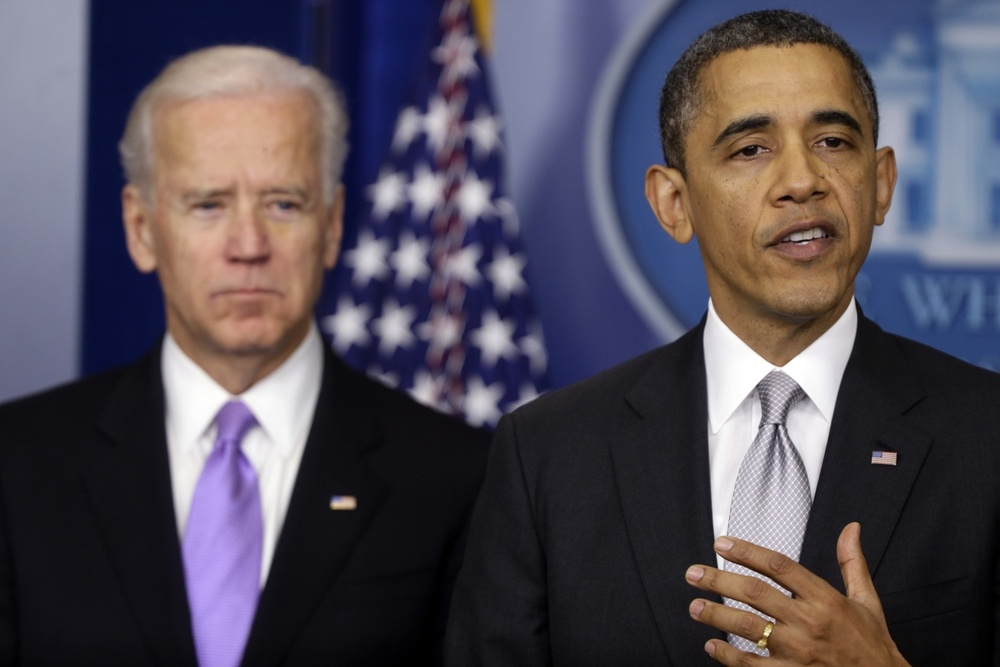
#> input picture face-detection/images/joe.jpeg, 1000 x 667 px, shrunk from 1296 x 864 before the run
$ python detect_faces.py --face haarcascade_frontalface_default.xml --image images/joe.jpeg
#> lines starting #> are read from the running program, lines starting #| are printed output that depends on the picture
### face-detection/facedetector.py
import cv2


class FaceDetector:

    def __init__(self, faceCascadePath):
        """
        This classifier is serialized as an XML file. Making a call to cv2.CascadeClassifier will deserialize the classifier, load it into memory, and allow him to detect faces in images.
        params
        -------
        faceCascadePath - the path to where his cascade
                classifier lives
        """
        self.faceCascade = cv2.CascadeClassifier(faceCascadePath)

    def detect(self, image, scaleFactor=1.1, minNeighbors=5, minSize=(30, 30)):
        """
        Find faces function
        params
        -------
		Scalefactor: How much the image size is reduced at each image scale.
		minNeighbors: How many neighbors each window should have for the area in the window to be considered a face.
		minSize: A tuple of width and height (in pixels) indicating the minimum size of the window.

		Returns
		---------
		tuples containing the bounding boxes of the faces in the image.
		"""
		#Detecting the actual faces in the image
        rects = self.faceCascade.detectMultiScale(
            image, scaleFactor=scaleFactor, minNeighbors=minNeighbors, minSize=minSize, flags=cv2.CASCADE_SCALE_IMAGE)

        return rects

### face-detection/detect_faces.py
from __future__ import print_function
from facedetector import FaceDetector
import argparse
import cv2

# command line arguments
ap = argparse.ArgumentParser()
ap.add_argument("-f", "--face", required=True,
                help="Path to where the face cascade resides")
ap.add_argument("-i", "--image", required=True,
                help="path to where the image file resides")
args = vars(ap.parse_args())

image = cv2.imread(args['image'])
#> image is the input picture: shape (667, 1000, 3); mean B, G, R 87.3, 76.2, 82.7
gray = cv2.cvtColor(image, cv2.cv2.COLOR_BGR2GRAY)
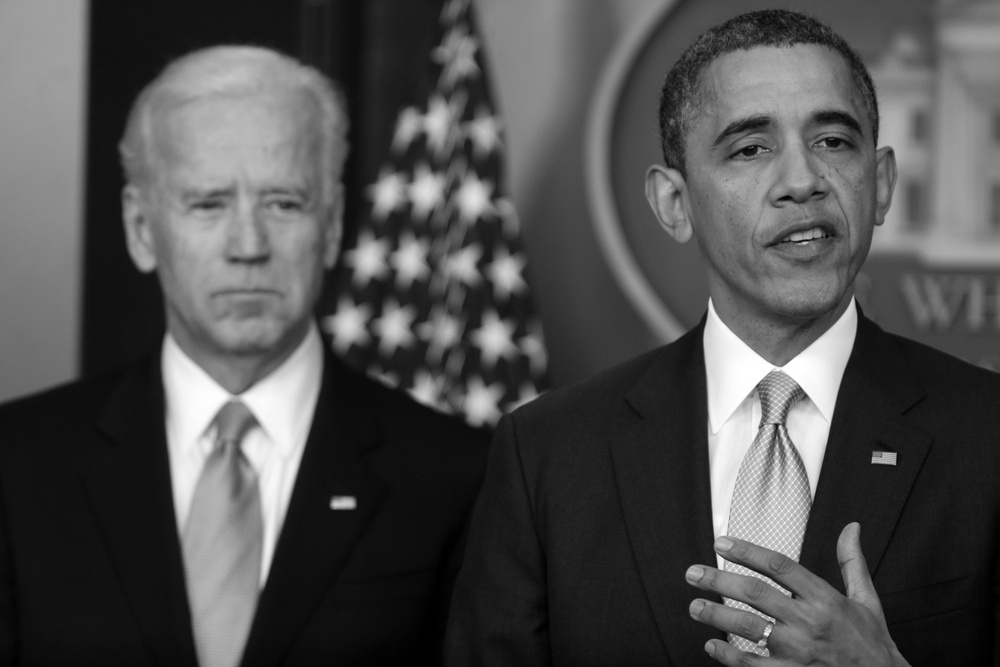
#> gray: shape (667, 1000); min 0, max 255, mean 79.4


# instantiates FaceDetector class
fd = FaceDetector(args["face"])

# detect the actual faces in the image by making a call to the detect method.
faceRects = fd.detect(gray, scaleFactor=1.2, minNeighbors=5, minSize=(30, 30))
#> in detect, `rects = self.faceCascade.detectMultiScale( image, scaleFactor=scaleFac..`: rects = [[146, 124, 203, 203], [664, 45, 243, 243]]
#> faceRects = [[146, 124, 203, 203], [664, 45, 243, 243]]
# prints out the number of faces found in the image.
#> (the run stopped early here; a loop or call above may not have finished)
